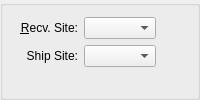
        <widget class="QGroupBox" name="groupBox">
         <property name="title">
          <string/>
         </property>
         <layout class="QGridLayout">
          <item row="0" column="0">
           <layout class="QHBoxLayout">
            <item>
             <layout class="QHBoxLayout">
              <item>
               <widget class="ItemCluster" name="_item">
                <property name="focusPolicy">
                 <enum>Qt::StrongFocus</enum>
                </property>
               </widget>
              </item>
              <item>
               <layout class="QGridLayout">
                <item row="0" column="0">
                 <widget class="QLabel" name="_warehouseLit">
                  <property name="text">
                   <string>&amp;Recv. Site:</string>
                  </property>
                  <property name="alignment">
                   <set>Qt::AlignRight|Qt::AlignTrailing|Qt::AlignVCenter</set>
                  </property>
                  <property name="buddy">
                   <cstring>_warehouse</cstring>
                  </property>
                 </widget>
                </item>
                <item row="0" column="1">
                 <widget class="WComboBox" name="_warehouse">
                  <property name="focusPolicy">
                   <enum>Qt::WheelFocus</enum>
                  </property>
                 </widget>
                </item>
                <item row="1" column="1">
                 <widget class="WComboBox" name="_shipWhs"/>
                </item>
                <item row="1" column="0">
                 <widget class="QLabel" name="_shipWhsLit">
                  <property name="text">
                   <string>Ship Site:</string>
                  </property>
                  <property name="alignment">
                   <set>Qt::AlignRight|Qt::AlignTrailing|Qt::AlignVCenter</set>
                  </property>
                 </widget>
                </item>
                <item row="2" column="1">
                 <spacer>
                  <property name="orientation">
                   <enum>Qt::Vertical</enum>
                  </property>
                  <property name="sizeHint" stdset="0">
                   <size>
                    <width>20</width>
                    <height>0</height>
                   </size>
                  </property>
                 </spacer>
                </item>
               </layout>
              </item>
             </layout>
            </item>
            <item>
             <spacer>
              <property name="orientation">
               <enum>Qt::Horizontal</enum>
              </property>
              <property name="sizeHint" stdset="0">
               <size>
                <width>0</width>
                <height>20</height>
               </size>
              </property>
             </spacer>
            </item>
           </layout>
          </item>
         </layout>
        </widget>
